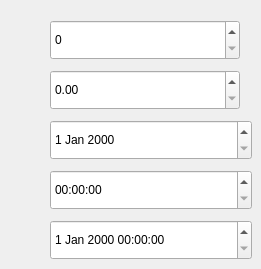
     <widget class="QWidget" name="tab_2">
      <attribute name="title">
       <string>Input</string>
      </attribute>
      <widget class="QSpinBox" name="spinBox">
       <property name="enabled">
        <bool>true</bool>
       </property>
       <property name="geometry">
        <rect>
         <x>50</x>
         <y>20</y>
         <width>190</width>
         <height>40</height>
        </rect>
       </property>
       <property name="styleSheet">
        <string notr="true"/>
       </property>
      </widget>
      <widget class="QDoubleSpinBox" name="doubleSpinBox">
       <property name="enabled">
        <bool>true</bool>
       </property>
       <property name="geometry">
        <rect>
         <x>50</x>
         <y>70</y>
         <width>190</width>
         <height>40</height>
        </rect>
       </property>
       <property name="styleSheet">
        <string notr="true"/>
       </property>
      </widget>
      <widget class="QDateEdit" name="dateEdit">
       <property name="enabled">
        <bool>true</bool>
       </property>
       <property name="geometry">
        <rect>
         <x>50</x>
         <y>120</y>
         <width>202</width>
         <height>40</height>
        </rect>
       </property>
       <property name="minimumSize">
        <size>
         <width>112</width>
         <height>40</height>
        </size>
       </property>
       <property name="styleSheet">
        <string notr="true"/>
       </property>
      </widget>
      <widget class="QTimeEdit" name="timeEdit">
       <property name="geometry">
        <rect>
         <x>50</x>
         <y>170</y>
         <width>202</width>
         <height>40</height>
        </rect>
       </property>
       <property name="minimumSize">
        <size>
         <width>112</width>
         <height>40</height>
        </size>
       </property>
       <property name="styleSheet">
        <string notr="true"/>
       </property>
      </widget>
      <widget class="QDateTimeEdit" name="dateTimeEdit">
       <property name="enabled">
        <bool>true</bool>
       </property>
       <property name="geometry">
        <rect>
         <x>50</x>
         <y>220</y>
         <width>202</width>
         <height>40</height>
        </rect>
       </property>
       <property name="styleSheet">
        <string notr="true"/>
       </property>
      </widget>
     </widget>
